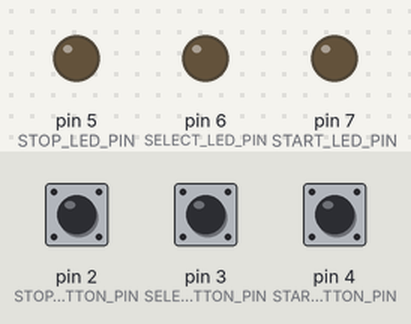
This sketch was run on a simulated Arduino Uno, built with avr-gcc and run on an emulated ATmega328P. On the bench: output pins drawn as LEDs (lit = HIGH). The inputs (shaded band) are chosen by the test bench; at power-on: pin 2 (STOP_BUTTON_PIN) LOW, pin 3 (SELECT_BUTTON_PIN) LOW, pin 4 (START_BUTTON_PIN) LOW.

Above: at 1.2 s.
1.3 s: pin 2 (STOP_BUTTON_PIN) pulled HIGH for 3.2 s
At 5.2 s:
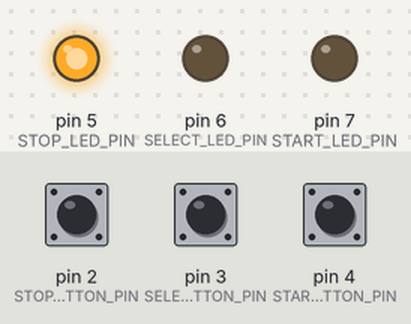
6.0 s: pin 3 (SELECT_BUTTON_PIN) pulled HIGH for 0.15 s
At 6.5 s:
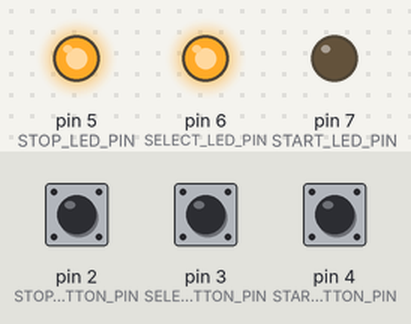
7.6 s: pin 4 (START_BUTTON_PIN) pulled HIGH for 0.15 s
At 8.8 s:
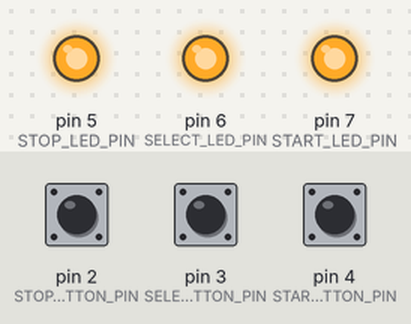
9.2 s: pin 2 (STOP_BUTTON_PIN) pulled HIGH for 0.15 s
At 10.1 s:
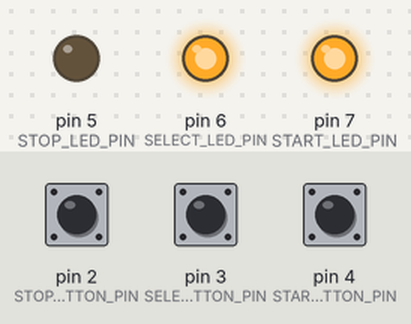
10.8 s: pin 3 (SELECT_BUTTON_PIN) pulled HIGH for 1 s
At 11.2 s:
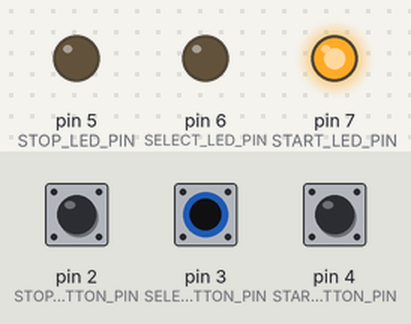
13.3 s: pin 4 (START_BUTTON_PIN) pulled HIGH for 1 s
At 13.7 s:
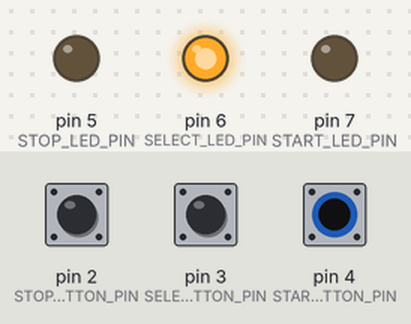
Timing chart, 0 to 16.3 s (numbered marks = the images above; inputs shaded):
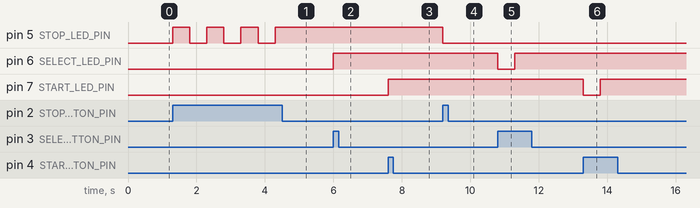

Measured:
- after the input at 1.3 s, pin 5 (STOP_LED_PIN): alternates HIGH for 0.50 s and LOW for 0.50 s, 7 changes in all, then stays HIGH, starting at once
- after the input at 6.0 s, pin 6 (SELECT_LED_PIN): LOW → HIGH at once
- after the input at 7.6 s, pin 7 (START_LED_PIN): LOW → HIGH at once
- after the input at 9.2 s, pin 5 (STOP_LED_PIN): HIGH → LOW at once
- after the input at 10.8 s, pin 6 (SELECT_LED_PIN): HIGH → LOW at once, → HIGH 0.50 s later
- after the input at 13.3 s, pin 7 (START_LED_PIN): HIGH → LOW at once, → HIGH 0.50 s later

The sketch:

testButtons.ino
```cpp
#define PUMP_1_PIN 10
#define PUMP_2_PIN 11
#define PUMP_3_PIN 12

#define STOP_BUTTON_PIN 2
#define SELECT_BUTTON_PIN 3
#define START_BUTTON_PIN 4

#define STOP_LED_PIN 5
#define SELECT_LED_PIN 6
#define START_LED_PIN 7

#define HUMIDITY_SENSOR_1_PIN A1
#define HUMIDITY_SENSOR_2_PIN A2
#define HUMIDITY_SENSOR_3_PIN A3

#define PUMP_DEFAULT_ML_PER_MIN 2500

#define PLANT_NUMBER 3

struct Plant {
  char Name[20];
  double Volume; // Cubic Centimeters
  double RequiredMiliLiters; // Per Unit of volume
  double RequiredHumidity;
};

struct Pump {
  byte Pin;
  double MiliLiters; // Per unit of time (Minutes)
};

struct HumiditySensor {
  byte Pin;
};

struct Channel {
  Pump * Pump;
  Plant * Plant;
  HumiditySensor HumiditySensor;
};

Pump Pumps[PLANT_NUMBER];
Plant Plants[PLANT_NUMBER];
HumiditySensor HumiditySensors[PLANT_NUMBER];
Channel Channels[PLANT_NUMBER];

void SetupPumps() {

  Pumps[0] = (struct Pump) {
    PUMP_1_PIN,
    PUMP_DEFAULT_ML_PER_MIN
  };

  Pumps[1] = (struct Pump) {
    PUMP_2_PIN,
    PUMP_DEFAULT_ML_PER_MIN
  };

  Pumps[2] = (struct Pump) {
    PUMP_3_PIN,
    PUMP_DEFAULT_ML_PER_MIN
  };

}

void SetupPlants() {

  Plants[0] = (struct Plant) {
    "Cactus",
    100,
    1000,
    0.4
  };

  Plants[1] = (struct Plant) {
    "Orquidea",
    100,
    1000,
    0.7
  };

  Plants[2] = (struct Plant) {
    "Gardenia",
    100,
    1000,
    0.85
  };

}

void SetupLCDScreen() {

}

void SetupButtons() {
  pinMode(STOP_BUTTON_PIN, INPUT);
  pinMode(START_BUTTON_PIN, INPUT);
  pinMode(SELECT_BUTTON_PIN, INPUT);
}

void SetupLEDs() {
  pinMode(STOP_LED_PIN, OUTPUT);
  pinMode(SELECT_LED_PIN, OUTPUT);
  pinMode(START_LED_PIN, OUTPUT);
}

void SetupSensors() {

  HumiditySensors[0] = (struct HumiditySensor) {
    HUMIDITY_SENSOR_1_PIN
  };

  HumiditySensors[1] = (struct HumiditySensor) {
    HUMIDITY_SENSOR_2_PIN
  };

  HumiditySensors[2] = (struct HumiditySensor) {
    HUMIDITY_SENSOR_3_PIN
  };

}

void TogglePin(byte Pin) {
  digitalWrite(Pin, !digitalRead(Pin));
}

void setup() {
  SetupPumps();
  SetupPlants();
  SetupButtons();
  SetupLEDs();
  SetupLCDScreen();
  SetupSensors();
}

void loop() {
  if (digitalRead(STOP_BUTTON_PIN) == HIGH) {
    digitalWrite(LED_BUILTIN, HIGH);
    TogglePin(STOP_LED_PIN);
    delay(500);
    digitalWrite(LED_BUILTIN, LOW);
  }
  if (digitalRead(SELECT_BUTTON_PIN) == HIGH) {
    digitalWrite(LED_BUILTIN, HIGH);
    TogglePin(SELECT_LED_PIN);
    delay(500);
    digitalWrite(LED_BUILTIN, LOW);
  }
  if (digitalRead(START_BUTTON_PIN) == HIGH) {
    digitalWrite(LED_BUILTIN, HIGH);
    TogglePin(START_LED_PIN);
    delay(500);
    digitalWrite(LED_BUILTIN, LOW);
  }
}
```
